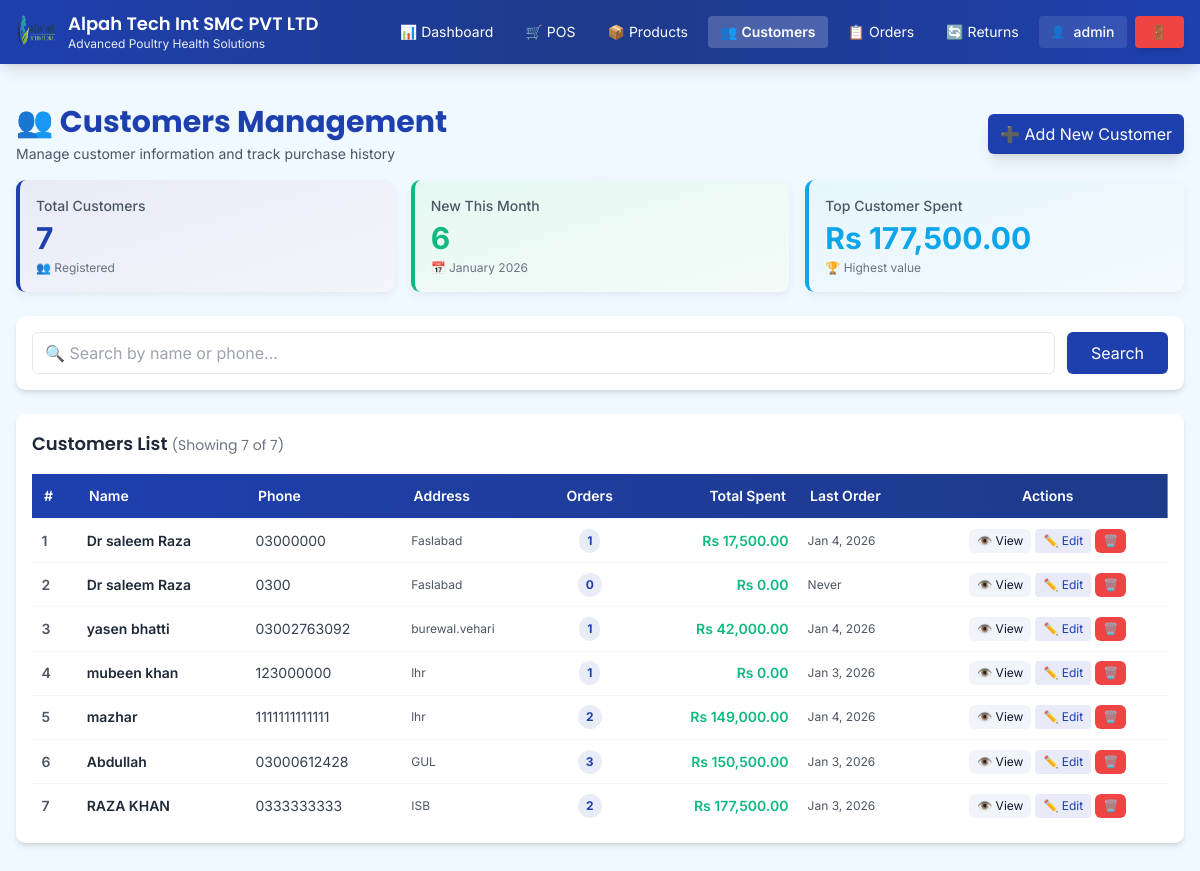
/customers.php (signed in), run on the app's committed database.
### tables this page shows
CREATE TABLE `customers` (
  `id` int(11) NOT NULL,
  `name` varchar(255) NOT NULL,
  `phone` varchar(20) NOT NULL,
  `address` text DEFAULT NULL,
  `created_at` timestamp NOT NULL DEFAULT current_timestamp()
);

### functions.php (called while the page is built, shortened)
<?php
function e($str) {
    return htmlspecialchars((string)$str, ENT_QUOTES, 'UTF-8');
}
function format_currency($amount) {
    return 'Rs ' . number_format((float)$amount, 2);
}

### customers.php (the view, shortened to what this page needs)
<?php
require_once __DIR__ . '/functions.php';
$search = trim($_GET['search'] ?? '');
$page = max(1, (int)($_GET['page'] ?? 1));
$perPage = 20;
$offset = ($page - 1) * $perPage;
$countSql = "SELECT COUNT(*) FROM customers WHERE 1=1";
$params = [];
$countStmt = $pdo->prepare($countSql);
$countStmt->execute($params);
$totalCustomers = (int)$countStmt->fetchColumn();
$sql = "SELECT c.*,
        COUNT(o.id) as order_count,
        IFNULL(SUM(o.total_amount), 0) as total_spent,
        MAX(o.order_date) as last_order_date
        FROM customers c
        LEFT JOIN orders o ON o.customer_id = c.id
        WHERE 1=1";
$params = [];
$sql .= " GROUP BY c.id ORDER BY c.created_at DESC LIMIT ? OFFSET ?";
$stmt = $pdo->prepare($sql);
$stmt->bindValue(count($params) + 1, $perPage, PDO::PARAM_INT);
$stmt->bindValue(count($params) + 2, $offset, PDO::PARAM_INT);
$stmt->execute();
$customers = $stmt->fetchAll();
$viewId = isset($_GET['id']) ? (int)$_GET['id'] : 0;
$customerDetail = null;
$history = [];
$stats = [
    'total_customers' => $totalCustomers,
    'new_this_month' => 0,
    'top_spender' => 0,
];
try {
    $stats['new_this_month'] = (int)$pdo->query("
        SELECT COUNT(*) FROM customers
        WHERE MONTH(created_at) = MONTH(CURDATE())
        AND YEAR(created_at) = YEAR(CURDATE())
    ")->fetchColumn();
    $topSpenderData = $pdo->query("
        SELECT IFNULL(SUM(total_amount), 0) as max_spent
        FROM orders
        GROUP BY customer_id
        ORDER BY max_spent DESC
        LIMIT 1
    ")->fetch();
    $stats['top_spender'] = (float)($topSpenderData['max_spent'] ?? 0);
} catch (Exception $e) {
}
require_once __DIR__ . '/includes/header.php';
?>
<div class="max-w-7xl mx-auto px-4 py-6">
  <?php if ($viewId > 0 && $customerDetail): ?>
    <div class="mb-6">
      <a href="customers.php" class="text-secondary hover:underline flex items-center gap-1 mb-4">
        ← Back to Customers
      </a>
      <h1 class="font-heading text-3xl font-bold text-primary flex items-center gap-2">
        👤 Customer Profile
      </h1>
    </div>
    <div class="grid grid-cols-1 lg:grid-cols-3 gap-6">
      <div class="card bg-white shadow-lg">
        <div class="flex items-center justify-between mb-4">
          <h2 class="font-heading text-lg font-semibold text-gray-800">Customer Information</h2>
          <button onclick="openEditModal(<?= (int)$customerDetail['id'] ?>)" class="text-primary hover:text-dark">
            ✏️
          </button>
        </div>
        <div class="space-y-3 text-sm">
          <div class="flex items-start gap-2">
            <span class="font-semibold text-gray-600 w-20">Name:</span>
            <span class="text-gray-800 font-medium"><?= e($customerDetail['name']) ?></span>
          </div>
          <div class="flex items-start gap-2">
            <span class="font-semibold text-gray-600 w-20">Phone:</span>
            <span class="text-gray-800"><?= e($customerDetail['phone']) ?></span>
          </div>
          <div class="flex items-start gap-2">
            <span class="font-semibold text-gray-600 w-20">Address:</span>
            <span class="text-gray-800"><?= nl2br(e($customerDetail['address'])) ?></span>
          </div>
          <div class="flex items-start gap-2">
            <span class="font-semibold text-gray-600 w-20">Joined:</span>
            <span class="text-gray-800"><?= date('M j, Y', strtotime($customerDetail['created_at'])) ?></span>
          </div>
        </div>
        <div class="mt-4 pt-4 border-t">
          <div class="text-sm text-gray-600 mb-1">Total Spent</div>
          <div class="text-2xl font-bold text-success">
            <?php
            $totalSpent = 0;
            foreach ($history as $h) { $totalSpent += (float)$h['total_amount']; }
            echo format_currency($totalSpent);
            ?>
          </div>
          <div class="text-xs text-gray-500 mt-1"><?= count($history) ?> order(s)</div>
        </div>
      </div>
      <div class="lg:col-span-2 card bg-white shadow-lg">
        <h2 class="font-heading text-lg font-semibold text-gray-800 mb-4">
          📋 Purchase History (<?= count($history) ?>)
        </h2>
        <div class="overflow-x-auto">
          <table class="min-w-full text-sm">
            <thead>
              <tr class="bg-gray-50 border-b">
                <th class="th text-left">Invoice</th>
                <th class="th text-right">Amount</th>
                <th class="th text-center">Payment</th>
                <th class="th text-center">Status</th>
                <th class="th text-left">Date</th>
                <th class="th text-center">Actions</th>
              </tr>
            </thead>
            <tbody class="divide-y">
            <?php if (empty($history)): ?>
              <tr>
                <td colspan="6" class="td text-center text-gray-400 py-8">
                  <div class="text-4xl mb-2">📭</div>
                  <div>No orders yet</div>
                </td>
              </tr>
            <?php else: foreach ($history as $h): ?>
              <tr class="hover:bg-gray-50">
                <td class="td">
                  <span class="font-mono text-xs font-semibold text-primary"><?= e($h['invoice_number']) ?></span>
                </td>
                <td class="td text-right font-semibold text-success"><?= format_currency($h['total_amount']) ?></td>
                <td class="td text-center">
                  <span class="inline-block px-2 py-1 bg-primary/10 text-primary rounded text-xs capitalize">
                    <?= e(str_replace('_', ' ', $h['payment_method'])) ?>
                  </span>
                </td>
                <td class="td text-center">
                  <span class="inline-block px-2 py-1 bg-success/10 text-success rounded text-xs font-semibold capitalize">
                    <?= e($h['status']) ?>
                  </span>
                </td>
                <td class="td">
                  <div class="text-xs"><?= date('M j, Y g:i A', strtotime($h['order_date'])) ?></div>
                </td>
                <td class="td text-center">
                  <a class="btn-secondary text-xs px-3 py-1" href="invoice.php?id=<?= (int)$h['id'] ?>">
                    View
                  </a>
                </td>
              </tr>
            <?php endforeach; endif; ?>
            </tbody>
          </table>
        </div>
      </div>
    </div>
  <?php else: ?>
    <div class="mb-6">
      <div class="flex items-center justify-between mb-4 flex-wrap gap-3">
        <div>
          <h1 class="font-heading text-3xl font-bold text-primary flex items-center gap-2">
            👥 Customers Management
          </h1>
          <p class="text-sm text-gray-600 mt-1">Manage customer information and track purchase history</p>
        </div>
        <button onclick="openAddModal()" class="btn-primary flex items-center gap-2 shadow-lg">
          ➕ Add New Customer
        </button>
      </div>
      <div class="grid grid-cols-1 sm:grid-cols-3 gap-4 mb-6">
        <div class="card bg-gradient-to-br from-primary/10 to-primary/5 border-l-4 border-primary">
          <div class="text-gray-600 text-sm font-medium">Total Customers</div>
          <div class="text-3xl font-bold text-primary mt-1"><?= number_format($stats['total_customers']) ?></div>
          <div class="text-xs text-gray-500 mt-1">👥 Registered</div>
        </div>
        <div class="card bg-gradient-to-br from-success/10 to-success/5 border-l-4 border-success">
          <div class="text-gray-600 text-sm font-medium">New This Month</div>
          <div class="text-3xl font-bold text-success mt-1"><?= number_format($stats['new_this_month']) ?></div>
          <div class="text-xs text-gray-500 mt-1">📅 <?= date('F Y') ?></div>
        </div>
        <div class="card bg-gradient-to-br from-secondary/10 to-secondary/5 border-l-4 border-secondary">
          <div class="text-gray-600 text-sm font-medium">Top Customer Spent</div>
          <div class="text-3xl font-bold text-secondary mt-1"><?= format_currency($stats['top_spender']) ?></div>
          <div class="text-xs text-gray-500 mt-1">🏆 Highest value</div>
        </div>
      </div>
    </div>
    <div class="card mb-6 shadow-md">
      <form method="get" class="flex gap-3">
        <input
          type="text"
          name="search"
          value="<?= e($search) ?>"
          placeholder="🔍 Search by name or phone..."
          class="input flex-1 focus:ring-2 focus:ring-primary"
        >
        <button type="submit" class="btn-primary px-6">Search</button>
      </form>
    </div>
    <div class="card overflow-hidden shadow-md">
      <div class="mb-4 flex items-center justify-between">
        <h2 class="font-heading text-lg font-semibold text-gray-800">
          Customers List
          <span class="text-sm font-normal text-gray-500">
            (Showing <?= count($customers) ?> of <?= number_format($totalCustomers) ?>)
          </span>
        </h2>
      </div>
      <div class="overflow-x-auto">
        <table class="min-w-full text-sm">
          <thead>
            <tr class="bg-gradient-to-r from-primary to-dark text-white">
              <th class="th text-left">#</th>
              <th class="th text-left">Name</th>
              <th class="th text-left">Phone</th>
              <th class="th text-left">Address</th>
              <th class="th text-center">Orders</th>
              <th class="th text-right">Total Spent</th>
              <th class="th text-left">Last Order</th>
              <th class="th text-center">Actions</th>
            </tr>
          </thead>
          <tbody class="divide-y divide-gray-200">
          <?php if (empty($customers)): ?>
            <tr>
              <td colspan="8" class="td text-center text-gray-400 py-12">
                <div class="text-5xl mb-2">👥</div>
                <div class="text-lg">No customers found</div>
                <?php if ($search): ?>
                  <a href="customers.php" class="text-primary hover:underline text-sm mt-2 inline-block">Clear search</a>
                <?php endif; ?>
              </td>
            </tr>
          <?php else:
            $counter = $offset + 1;
            foreach ($customers as $c):
          ?>
            <tr class="hover:bg-gray-50 transition">
              <td class="td text-gray-600 font-semibold"><?= $counter++ ?></td>
              <td class="td">
                <div class="font-semibold text-gray-800"><?= e($c['name']) ?></div>
              </td>
              <td class="td text-gray-700"><?= e($c['phone']) ?></td>
              <td class="td text-gray-600 text-xs"><?= e(substr($c['address'], 0, 30)) ?><?= strlen($c['address']) > 30 ? '...' : '' ?></td>
              <td class="td text-center">
                <span class="inline-block px-2 py-1 bg-primary/10 text-primary rounded-full text-xs font-bold">
                  <?= (int)$c['order_count'] ?>
                </span>
              </td>
              <td class="td text-right font-semibold text-success">
                <?= format_currency($c['total_spent']) ?>
              </td>
              <td class="td text-xs text-gray-600">
                <?= $c['last_order_date'] ? date('M j, Y', strtotime($c['last_order_date'])) : 'Never' ?>
              </td>
              <td class="td text-center">
                <div class="flex items-center justify-center gap-1">
                  <a
                    href="customers.php?id=<?= (int)$c['id'] ?>"
                    class="btn-secondary text-xs px-2 py-1"
                    title="View Details"
                  >
                    👁️ View
                  </a>
                  <button
                    onclick="openEditModal(<?= (int)$c['id'] ?>)"
                    class="bg-primary/10 text-primary hover:bg-primary hover:text-white px-2 py-1 rounded text-xs transition"
                    title="Edit"
                  >
                    ✏️ Edit
                  </button>
                  <form method="post" class="inline" onsubmit="return confirm('⚠️ Delete this customer?');">
                    <button class="btn-danger text-xs px-2 py-1" type="submit" title="Delete">
                      🗑️
                    </button>
                  </form>
                </div>
              </td>
            </tr>
          <?php endforeach; endif; ?>
          </tbody>
        </table>
      </div>
    </div>
  <?php endif; ?>
</div>
<?php require_once __DIR__ . '/includes/footer.php'; ?>

### assets/css/style.css (style rules this page uses)
:root { --primary:#1E40AF; --secondary:#0EA5E9; --success:#10B981; --warning:#F59E0B; --danger:#EF4444; --dark:#1E3A8A; --card-shadow: 0 4px 10px rgba(2,6,23,0.06); }
body { font-family: Inter, sans-serif; background: var(--lightbg); }
.card { background: #fff; border-radius: 0.6rem; padding: 1rem; box-shadow: var(--card-shadow); }
.input { width: 100%; border: 1px solid #e5e7eb; padding: .5rem .75rem; border-radius: .375rem; background: #fff; }
.th { padding: .75rem; text-align:left; font-weight:600; color:#ffffff !important; }
.td { padding: .6rem; border-top:1px solid #f3f4f6; vertical-align: middle; }
.btn-primary { background: var(--primary); color: #fff; padding: .5rem .75rem; border-radius: .375rem; display:inline-block; cursor:pointer; text-decoration:none; transition: background .15s; }
.btn-secondary { background: #f1f5f9; color: #0f172a; padding: .45rem .65rem; border-radius: .375rem; text-decoration:none; cursor:pointer; }
.btn-danger { background: var(--danger); color: #fff; padding: .4rem .6rem; border-radius: .375rem; border: none; cursor:pointer; }
.text-right { text-align: right; }
.inline { display:inline-block; }

### data on the page
customers: name "Dr saleem Raza", phone "03000000", address "Faslabad", order_count "1", total_spent "Rs 17,500.00", last_order_date "Jan 4, 2026"
customers: name "Dr saleem Raza", phone "0300", address "Faslabad", order_count "0", total_spent "Rs 0.00", shows "Never"
customers: name "yasen bhatti", phone "03002763092", address "burewal.vehari", order_count "1", total_spent "Rs 42,000.00", last_order_date "Jan 4, 2026"
customers: name "mubeen khan", phone "123000000", address "lhr", order_count "1", total_spent "Rs 0.00", last_order_date "Jan 3, 2026"
customers: name "mazhar", phone "1111111111111", address "lhr", order_count "2", total_spent "Rs 149,000.00", last_order_date "Jan 4, 2026"
customers: name "Abdullah", phone "03000612428", address "GUL", order_count "3", total_spent "Rs 150,500.00", last_order_date "Jan 3, 2026"
customers: name "RAZA KHAN", phone "0333333333", address "ISB", order_count "2", total_spent "Rs 177,500.00", last_order_date "Jan 3, 2026"

### other printed values
COMPANY_NAME "Alpah Tech Int SMC PVT LTD"
COMPANY_TAGLINE "Advanced Poultry Health Solutions"
$username "admin"
$stats['total_customers'] "7"
$stats['new_this_month'] "6"
format_currency($stats['top_spender']) "Rs 177,500.00"
count($customers) "7"
$totalCustomers "7"
